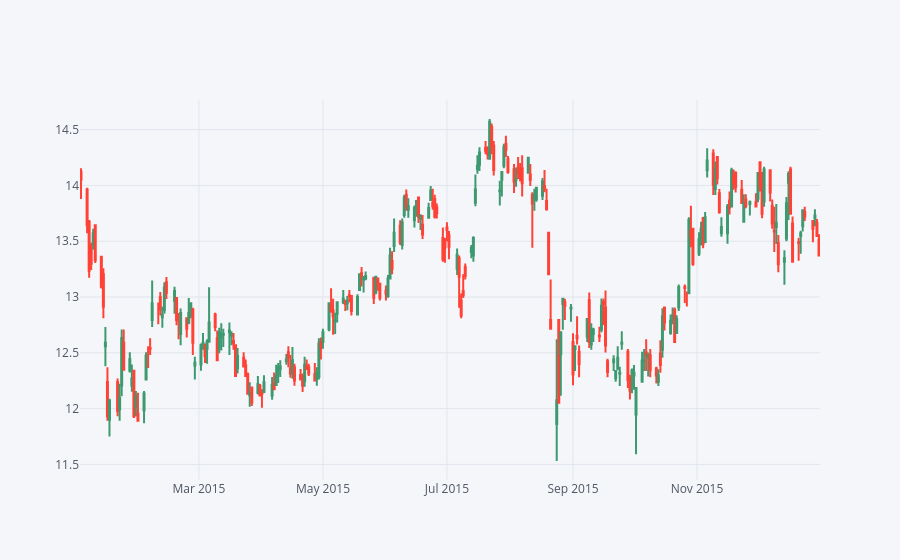

Write notebook code for a chart like this one.
### Code cell
bac15=bac[['Open','High','Low','Close']].loc['2015-01-01':'2016-01-01']
bac15.iplot(kind='candle')

### Figure 1 — Plotly figure (JSON) as saved in the notebook; plotly's stock layout.template omitted (floating-point values rounded to 4 significant figures; data arrays with more than 128 entries replaced by an {"elided": "..."} marker saying what was removed)
{"data": [{"close": {"elided": "252 float values"}, "high": {"elided": "252 float values"}, "low": {"elided": "252 float values"}, "open": {"elided": "252 float values"}, "showlegend": false, "type": "candlestick", "x": {"elided": "252 str values"}, "yaxis": "y2"}], "layout": {"autosize": true, "dragmode": "pan", "legend": {"bgcolor": "#F5F6F9", "font": {"color": "#4D5663"}}, "paper_bgcolor": "#F5F6F9", "plot_bgcolor": "#F5F6F9", "title": {"font": {"color": "#4D5663"}}, "xaxis": {"autorange": true, "gridcolor": "#E1E5ED", "range": ["2015-01-01 12:00", "2015-12-31 12:00"], "rangeslider": {"visible": false, "yaxis2": {}}, "showgrid": true, "showspikes": false, "tickfont": {"color": "#4D5663"}, "title": {"font": {"color": "#4D5663"}, "text": ""}, "type": "date", "zerolinecolor": "#E1E5ED"}, "yaxis": {"gridcolor": "#E1E5ED", "showgrid": true, "showticklabels": false, "tickfont": {"color": "#4D5663"}, "title": {"font": {"color": "#4D5663"}, "text": ""}, "zerolinecolor": "#E1E5ED"}, "yaxis2": {"autorange": true, "gridcolor": "#E1E5ED", "range": [11.36, 14.77], "showgrid": true, "showspikes": false, "tickfont": {"color": "#4D5663"}, "title": {"font": {"color": "#4D5663"}, "text": ""}, "zerolinecolor": "#E1E5ED"}}}
